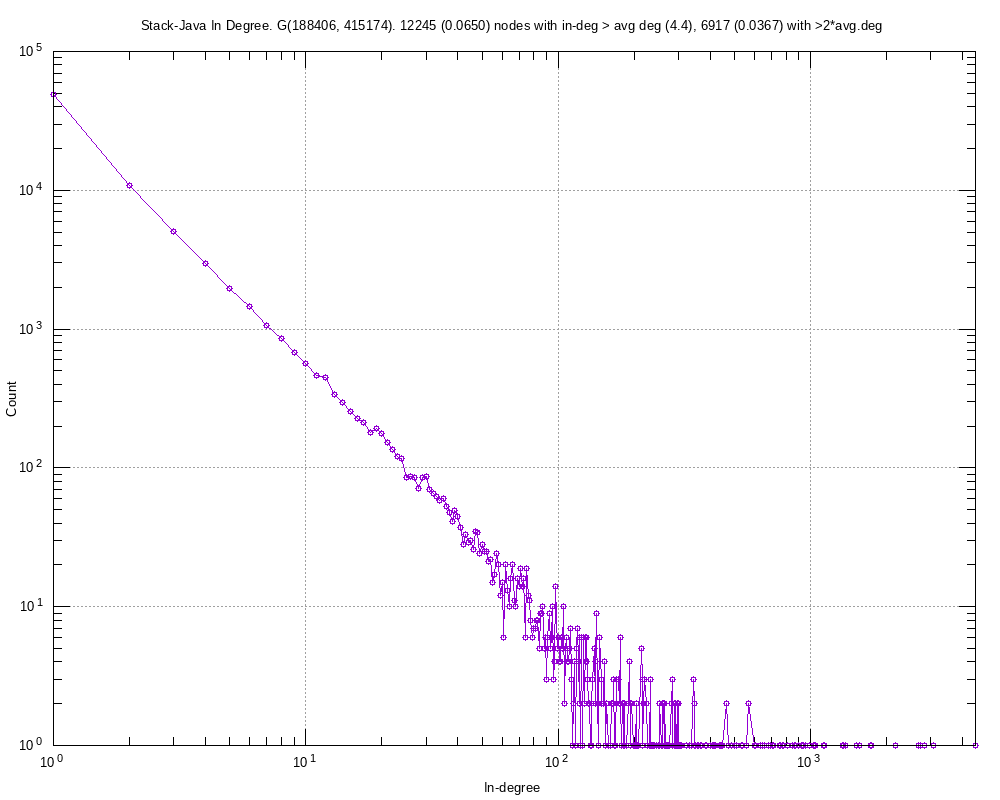

Write the gnuplot code that produced this figure.
#
# Stack-Java In Degree. G(188406, 415174). 12245 (0.0650) nodes with in-deg > avg deg (4.4), 6917 (0.0367) with >2*avg.deg (Tue Jan 21 18:29:31 2020)
#

set title "Stack-Java In Degree. G(188406, 415174). 12245 (0.0650) nodes with in-deg > avg deg (4.4), 6917 (0.0367) with >2*avg.deg"
set key bottom right
set logscale xy 10
set format x "10^{%L}"
set mxtics 10
set format y "10^{%L}"
set mytics 10
set grid
set xlabel "In-degree"
set ylabel "Count"
set tics scale 2
set terminal png font arial 10 size 1000,800
set output 'inDeg.Stack-Java.png'
plot 	"inDeg.Stack-Java.tab" using 1:2 title "" with linespoints pt 6
